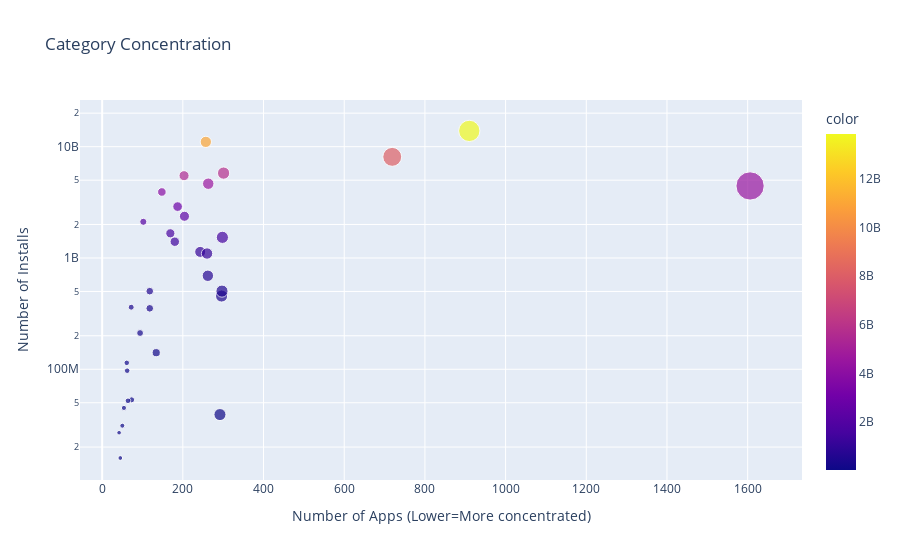

Source (notebook cell):
### Code cell
scatter = px.scatter(x=cat_merged_df.App, y=cat_merged_df.Installs, size=cat_merged_df.App, title='Category Concentration', hover_name=cat_merged_df.index, color=cat_merged_df.Installs)

scatter.update_layout(xaxis_title='Number of Apps (Lower=More concentrated)', yaxis_title='Number of Installs', yaxis=dict(type='log'))
scatter.show()

### Figure 1 — Plotly figure (JSON) as saved in the notebook; plotly's stock layout.template omitted (floating-point values rounded to 4 significant figures)
{"data": [{"hovertemplate": "<b>%{hovertext}</b><br><br>x=%{x}<br>y=%{y}<br>size=%{marker.size}<br>color=%{marker.color}<extra></extra>", "hovertext": ["ART_AND_DESIGN", "AUTO_AND_VEHICLES", "BEAUTY", "BOOKS_AND_REFERENCE", "BUSINESS", "COMICS", "COMMUNICATION", "DATING", "EDUCATION", "ENTERTAINMENT", "EVENTS", "FAMILY", "FINANCE", "FOOD_AND_DRINK", "GAME", "HEALTH_AND_FITNESS", "HOUSE_AND_HOME", "LIBRARIES_AND_DEMO", "LIFESTYLE", "MAPS_AND_NAVIGATION", "MEDICAL", "NEWS_AND_MAGAZINES", "PARENTING", "PERSONALIZATION", "PHOTOGRAPHY", "PRODUCTIVITY", "SHOPPING", "SOCIAL", "SPORTS", "TOOLS", "TRAVEL_AND_LOCAL", "VIDEO_PLAYERS", "WEATHER"], "legendgroup": "", "marker": {"color": [114233100, 53129800, 26916200, 1665791655, 692018120, 44931100, 11039241530, 140912410, 352852000, 2113660000, 15949410, 4437554490, 455249400, 211677750, 13858762717, 1134006220, 97082000, 52083000, 503611120, 503267560, 39162676, 2369110650, 31116110, 1532352930, 4649143130, 5788070180, 1400331540, 5487841475, 1096431465, 8099724500, 2894859300, 3916897200, 361096500], "coloraxis": "coloraxis", "size": [61, 73, 42, 169, 262, 54, 257, 134, 118, 102, 45, 1606, 296, 94, 910, 243, 62, 64, 297, 118, 292, 204, 50, 298, 263, 301, 180, 203, 260, 719, 187, 148, 72], "sizemode": "area", "sizeref": 4.015, "symbol": "circle"}, "mode": "markers", "name": "", "orientation": "v", "showlegend": false, "type": "scatter", "x": [61, 73, 42, 169, 262, 54, 257, 134, 118, 102, 45, 1606, 296, 94, 910, 243, 62, 64, 297, 118, 292, 204, 50, 298, 263, 301, 180, 203, 260, 719, 187, 148, 72], "xaxis": "x", "y": [114233100, 53129800, 26916200, 1665791655, 692018120, 44931100, 11039241530, 140912410, 352852000, 2113660000, 15949410, 4437554490, 455249400, 211677750, 13858762717, 1134006220, 97082000, 52083000, 503611120, 503267560, 39162676, 2369110650, 31116110, 1532352930, 4649143130, 5788070180, 1400331540, 5487841475, 1096431465, 8099724500, 2894859300, 3916897200, 361096500], "yaxis": "y"}], "layout": {"coloraxis": {"colorbar": {"title": {"text": "color"}}, "colorscale": [[0, "#0d0887"], [0.1111, "#46039f"], [0.2222, "#7201a8"], [0.3333, "#9c179e"], [0.4444, "#bd3786"], [0.5556, "#d8576b"], [0.6667, "#ed7953"], [0.7778, "#fb9f3a"], [0.8889, "#fdca26"], [1, "#f0f921"]]}, "legend": {"itemsizing": "constant", "tracegroupgap": 0}, "title": {"text": "Category Concentration"}, "xaxis": {"anchor": "y", "domain": [0, 1], "title": {"text": "Number of Apps (Lower=More concentrated)"}}, "yaxis": {"anchor": "x", "domain": [0, 1], "title": {"text": "Number of Installs"}, "type": "log"}}}
